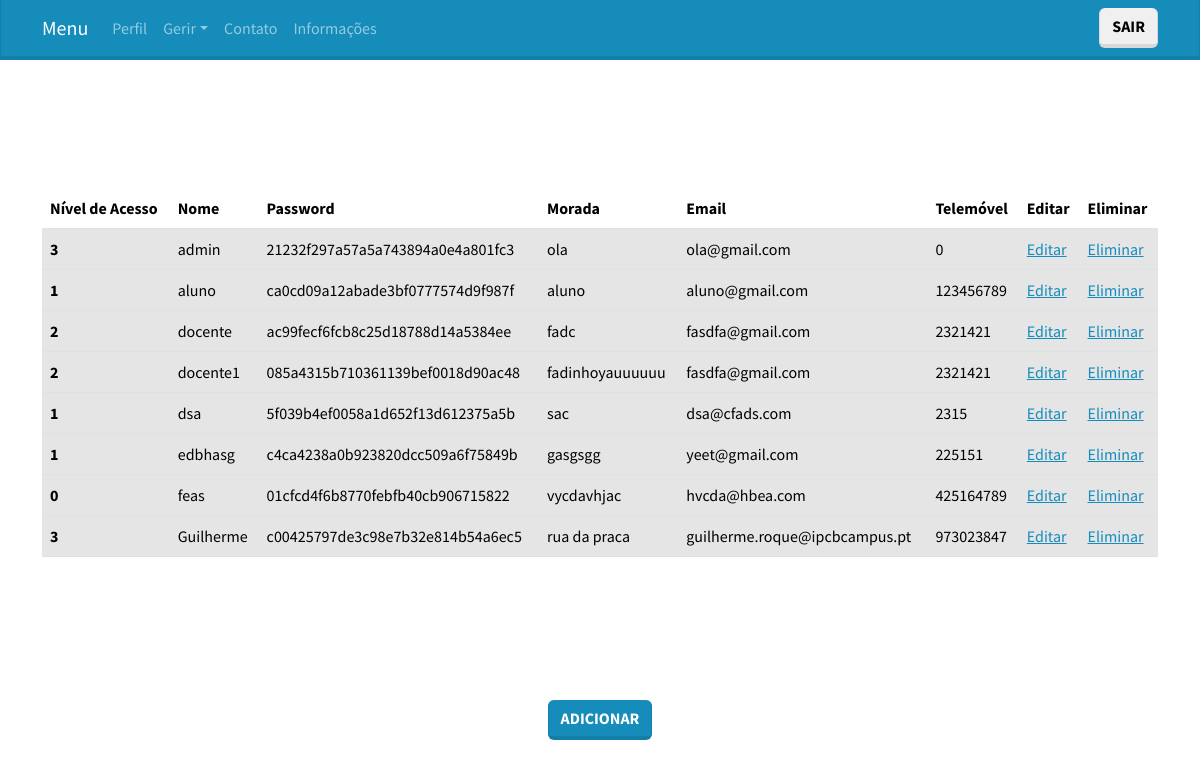
/paginas/utilizadores.php (signed in), run on an earlier commit of the app's database.
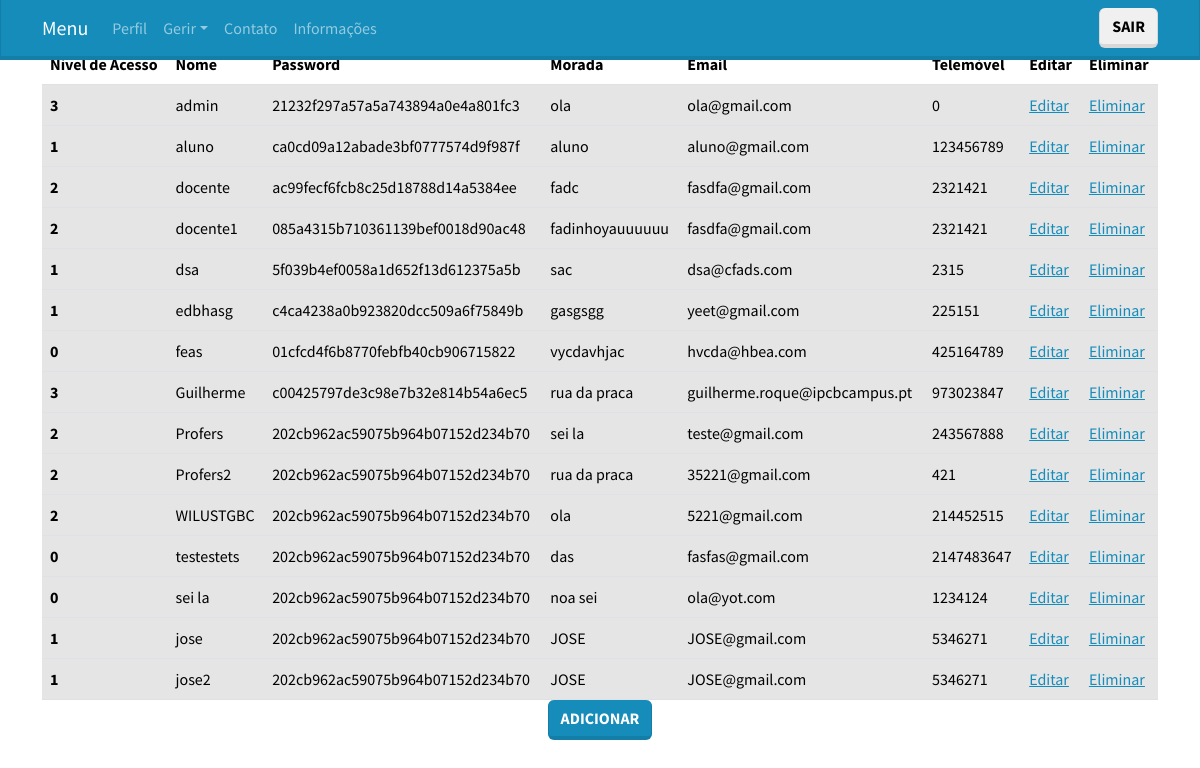
And on a later commit of the database.
### tables this page shows
CREATE TABLE `utilizador` (
  `id_utilizador` int(40) NOT NULL,
  `nome` varchar(60) NOT NULL,
  `password` varchar(100) NOT NULL,
  `morada` varchar(100) NOT NULL,
  `email` varchar(100) NOT NULL,
  `telemovel` int(10) NOT NULL,
  `tipo_utilizador` int(1) NOT NULL DEFAULT 0
);

### paginas/utilizadores.php (the view, shortened to what this page needs)
<!DOCTYPE html>
<?php include 'cabecalho.php'; include '../basedados/basedados.h';?>
<?php  $sql = "SELECT * FROM utilizador";
        $result = mysqli_query($conn, $sql);?>
<?php if (!empty($_SESSION['tipo_utilizador']) &&  $_SESSION['tipo_utilizador'] == 3) : ?>
<html lang="pt">
<head>
    <link rel="stylesheet" href="bootstrap.css">
</head>
<body>
            <div class="container d-flex justify-content-center align-items-center" style="height: 80vh;">
                <table class="table table-hover">
                    <thead>
                        <tr>
                            <th scope="col">Nível de Acesso</th>
                            <th scope="col">Nome</th>
                            <th scope="col">Password</th>
                            <th scope="col">Morada</th>
                            <th scope="col">Email</th>
                            <th scope="col">Telemóvel</th>
                            <th scope="col">Editar</th>
                            <th scope="col">Eliminar</th>
                        </tr>
                    </thead>
                    <tbody>
                        <?php
                        while ($row = mysqli_fetch_assoc($result)) {
                            ?>
                            <tr class="table-active">
                                <th scope="row"><?php echo $row['tipo_utilizador']; ?></th>
                                <td><?php echo $row['nome']; ?></td>
                                <td><?php echo $row['password']; ?></td>
                                <td><?php echo $row['morada']; ?></td>
                                <td><?php echo $row['email']; ?></td>
                                <td><?php echo $row['telemovel']; ?></td>
                                <?php
                                echo "<td><a href=\"editarUtilizadorformulario.php?nome=". $row['nome']."\">Editar</a></td>";
                                echo "<td><a href=\"eliminarUtilizadorformulario.php?nome=". $row['nome']."\">Eliminar</a></td> ";
                                ?>
                            </tr>
                            <?php
                        }
                        ?>
                    </tbody>
                </table>
            </div>
            <div style="display: flex; justify-content: center;"><a type="button" class="btn btn-primary" href="adicionarUtilizadorformulario.php">Adicionar</button></a> </div>
        </body>
</html>
<?php else: header("Location:Erro.php");?>
<?php endif ?>

### paginas/cabecalho.php (shortened to what this page needs)
<!DOCTYPE html>
<html>
<head>
    <link rel="stylesheet" href="bootstrap.css">
</head>
<body>
    <nav class="navbar navbar-expand-lg bg-primary" data-bs-theme="dark">
        <div class="container">
            <a class="navbar-brand" href="index.php">Menu</a>
            <div class="collapse navbar-collapse justify-content-between" id="navbarNav">
                <ul class="navbar-nav  nav nav-pills" >
                    <?php
                    if (isset($_SESSION['tipo_utilizador']) && $_SESSION['tipo_utilizador'] > 0){
                        switch ($_SESSION['tipo_utilizador']){
                                ?>
                                <?php
                            case '3':
                                ?>
                                <li class="nav-item">
                                    <a class="nav-link" href="perfil.php">Perfil</a>
                                </li>
                                  <li class="nav-item dropdown">
                                    <a class="nav-link dropdown-toggle" data-bs-toggle="dropdown" role="button"
                                    aria-haspopup="true" aria-expanded="false">Gerir</a>
                                  </li>
                                <?php
                                break;
                        }
                    }
                    ?>
                    <li class="nav-item">
                        <a class="nav-link" href="contato.php">Contato</a>
                    </li>
                    <li class="nav-item">
                        <a class="nav-link" href="contato.php">Informações</a>
                    </li>
                </ul>
                <ul class="navbar-nav">
                    <?php
                    if (!isset($_SESSION['tipo_utilizador'])):
                    ?>
                        <li class="nav-item">
                            <a class="btn btn-secondary my-0 my-sm-0" href="registarformulario.php">Registar</a>
                        </li>
                        <li class="nav-item">
                            <a class="btn btn-secondary my-0 my-sm-0" href="loginformulario.php">Login</a>
                        </li>
                    <?php else: ?>
                        <li class="nav-item">
                            <a class="btn btn-secondary my-0 my-sm-0" href="sair.php">Sair</a>
                        </li>
                    <?php endif; ?>
                </ul>
            </div>
        </div>
    </nav>
</body>
</html>

What changed in the data, as far as the page shows it:
added utilizador: tipo_utilizador "2", nome "Profers", password "202cb962ac59075b964b07152d234b70", morada "sei la", email "teste@gmail.com", telemovel "243567888"
added utilizador: tipo_utilizador "2", nome "Profers2", password "202cb962ac59075b964b07152d234b70", morada "rua da praca", email "35221@gmail.com", telemovel "421"
added utilizador: tipo_utilizador "2", nome "WILUSTGBC", password "202cb962ac59075b964b07152d234b70", morada "ola", email "5221@gmail.com", telemovel "214452515"
added utilizador: tipo_utilizador "0", nome "testestets", password "202cb962ac59075b964b07152d234b70", morada "das", email "fasfas@gmail.com", telemovel "2147483647"
added utilizador: tipo_utilizador "0", nome "sei la", password "202cb962ac59075b964b07152d234b70", morada "noa sei", email "ola@yot.com", telemovel "1234124"
added utilizador: tipo_utilizador "1", nome "jose", password "202cb962ac59075b964b07152d234b70", morada "JOSE", email "JOSE@gmail.com", telemovel "5346271"
added utilizador: tipo_utilizador "1", nome "jose2", password "202cb962ac59075b964b07152d234b70", morada "JOSE", email "JOSE@gmail.com", telemovel "5346271"
